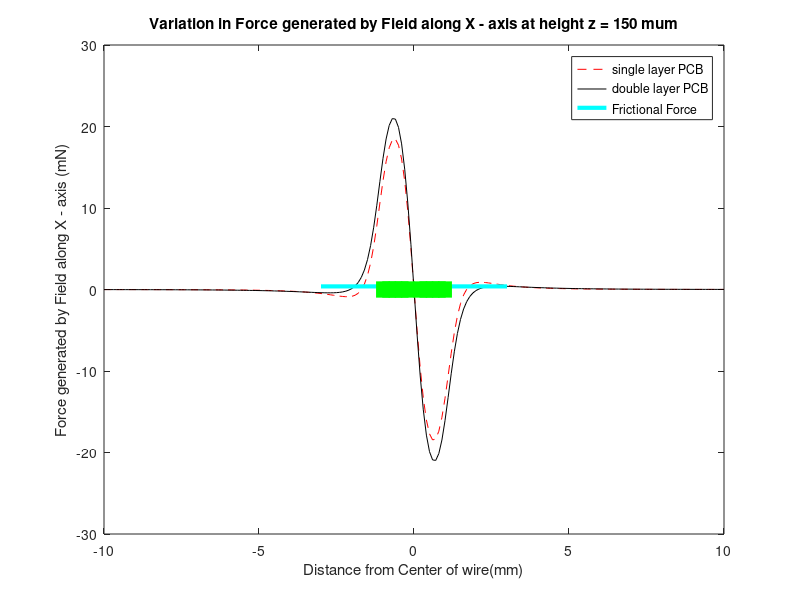

Here is the MATLAB script that generated this plot:
clear;
clc;
% Analysing field along a single wire...
% Constants 
I = -.2;       %Current flowing in the wire
g = 200e-6;     %Coil spacing
m0 = 4*pi*1e-7;
c = -10000e-6:100e-6:10000e-6;
z = 150e-6; %0.15mm
y = 0;
radius = 2e-3;%m
height = 1e-3;%m
Magentization = 1.45; %T
vol_cy = pi*radius^2*height; %If Object is Cylinder, vol in m^3
vol_sp = (4/3)*(pi * radius^3); %If Object is Sphere, vol in m^3
density = 7300; %kg/m^3 or 7.3 gm/cc for NdFeB 
mass_cy = density * vol_cy; %kg
mass_sp = density * vol_sp; %kg
gravity = 9.8 ; %m/s^2
Coeff_of_Fric = 0.424;
Force_cy = Coeff_of_Fric * mass_cy * gravity; %N
Force_sp = Coeff_of_Fric * mass_sp * gravity; %N
k = 0.4e-3;
%--------%--------%--------%--------%--------%--------%--------%----------
% Line along Y - axis
%-%--------%--------%--------%--------%--------%--------%--------%--------
y1_1 = -0.6e-3;
y2_1 = 0.6e-3;
a_xp_1 = g;  
a_xn_1 = -g;
[X,Z] = meshgrid(c);


k_yp = 1./(4*pi*((a_xp_1-X).^2+Z.^2));
k_1yp = (y2_1-y)./((y2_1-y)^2+(a_xp_1-X).^2+Z.^2).^0.5;
k_2yp = (y1_1-y)./((y1_1-y)^2+(a_xp_1-X).^2+Z.^2).^0.5;

k_1yp_3 = (y2_1-y)./((y2_1-y)^2+(a_xp_1-X).^2+Z.^2).^1.5;
k_2yp_3 = (y1_1-y)./((y1_1-y)^2+(a_xp_1-X).^2+Z.^2).^1.5;

Bx_yp_1 = -(Z.*k_yp.*(k_1yp - k_2yp))*I*m0;
By_yp_1 = m0*zeros(size(X,1),size(Z,1));
Bz_yp_1 = (-(a_xp_1-X).*k_yp.*(k_1yp - k_2yp))*I*m0;

k_yn_1 = 1./(4*pi*((a_xn_1-X).^2+Z.^2));
k_1yn_1 = (y2_1-y)./((y2_1-y)^2+(a_xn_1-X).^2+Z.^2).^0.5;
k_2yn_1 = (y1_1-y)./((y1_1-y)^2+(a_xn_1-X).^2+Z.^2).^0.5;

Bx_yn_1 = (Z.*k_yn_1.*(k_1yn_1 - k_2yn_1))*I*m0;
By_yn_1 = m0*zeros(size(X,1),size(Z,1));
Bz_yn_1 = ((a_xn_1-X).*k_yn_1.*(k_1yn_1 - k_2yn_1))*I*m0;

[df_xx,df_xz] = gradient(Bx_yp_1,25e-6); %[dBx/dx, dBx/dz]

[df_xx_n,df_xz_n] = gradient(Bx_yn_1,25e-6); %[dBx/dx, dBx/dz]

%--------%--------%--------%--------%--------%--------%--------%----------
% Line along X - axis
%-%--------%--------%--------%--------%a--------%--------%--------%--------

[Y,Z] = meshgrid(c);
x1_1 = -0.6e-3;
x2_1 = 0.6e-3;
a_yp_1 = g;          %Distance of coil from (0,0)
x = 0;
coil_length_x_1 = x2_1 - x1_1;
k_p_1 = 1./(4*pi*((a_yp_1-Y).^2+Z.^2));
k_1xp_1 = (x2_1-x)./((x2_1-x).^2+(a_yp_1-Y).^2+Z.^2).^0.5;
k_2xp_1 = (x1_1-x)./((x1_1-x).^2+(a_yp_1-Y).^2+Z.^2).^0.5;

Bx_xp_1 = m0*zeros(size(Y,1),size(Z,1));
By_xp_1 = (-Z.*k_p_1.*(k_1xp_1 - k_2xp_1))*I*m0;
Bz_xp_1 = (-(a_yp_1-Y).*k_p_1.*(k_1xp_1 - k_2xp_1))*I*m0;

a_yn_1 = -g;
k_n_1 = 1./(4*pi*((a_yn_1-Y).^2+Z.^2));
k_1xn_1 = (x2_1-x)./((x2_1-x).^2+(a_yn_1-Y).^2+Z.^2).^0.5;
k_2xn_1 = (x1_1-x)./((x1_1-x).^2+(a_yn_1-Y).^2+Z.^2).^0.5;

Bx_xn_1 = m0*zeros(size(Y,1),size(Z,1));
By_xn_1 = (Z.*k_n_1.*(k_1xn_1 - k_2xn_1))*I*m0;
Bz_xn_1 = ((a_yn_1-Y).*k_n_1.*(k_1xn_1 - k_2xn_1))*I*m0;

[dBy_1_dy,dBy_1_dz] = gradient(By_xp_1,25e-6);

[dBy_1_dyn,dBy_1_dzn] = gradient(By_xn_1,25e-6);

%--------%--------%--------%--------%--------%--------%--------%----------
% Coil 2
%-%--------%--------%--------%--------%--------%--------%--------%--------

y1_2 = y1_1 - k;
y2_2 = y2_1 + k;
a_xp_2 = 2 * g;          %Distance of coil from (0,0)
a_xn_2 = - 2*g;
coil_length_y_2 = y2_2 - y1_2;
[X,Z] = meshgrid(c);


k_yp = 1./(4*pi*((a_xp_2-X).^2+Z.^2));
k_1yp = (y2_2-y)./((y2_2-y)^2+(a_xp_2-X).^2+Z.^2).^0.5;
k_2yp = (y1_2-y)./((y1_2-y)^2+(a_xp_2-X).^2+Z.^2).^0.5;

% k_1yp_3 = (y2_2-y)./((y2_2-y)^2+(a_xp_2-X).^2+Z.^2).^1.5;
% k_2yp_3 = (y1_2-y)./((y1_2-y)^2+(a_xp_2-X).^2+Z.^2).^1.5;

Bx_yp_2 = -(Z.*k_yp.*(k_1yp - k_2yp))*I*m0;
By_yp_2 = m0*zeros(size(X,1),size(Z,1));
Bz_yp_2 = (-(a_xp_2-X).*k_yp.*(k_1yp - k_2yp))*I*m0;

k_yn_2 = 1./(4*pi*((a_xn_2-X).^2+Z.^2));
k_1yn_2 = (y2_2-y)./((y2_2-y)^2+(a_xn_2-X).^2+Z.^2).^0.5;
k_2yn_2 = (y1_2-y)./((y1_2-y)^2+(a_xn_2-X).^2+Z.^2).^0.5;

Bx_yn_2 = (Z.*k_yn_2.*(k_1yn_2 - k_2yn_2))*I*m0;
By_yn_2 = m0*zeros(size(X,1),size(Z,1));
Bz_yn_2 = ((a_xn_2-X).*k_yn_2.*(k_1yn_2 - k_2yn_2))*I*m0;

[df_xx_2,df_xz_2] = gradient(Bx_yp_2,25e-6); %[dBx/dx, dBx/dz]

[df_xx_2_n,df_xz_2_n] = gradient(Bx_yn_2,25e-6); %[dBx/dx, dBx/dz]


% Line along X - axis
%-%--------%--------%--------%--------%a--------%--------%--------%--------
x1_2 = -0.6e-3 - k;
x2_2 = 0.6e-3 + k;
a_yp_2 = 2 * g;          %Distance of coil from (0,0)
x = 0;
coil_length_x_2 = x2_2 - x1_2;
k_p_2 = 1./(4*pi*((a_yp_2-Y).^2+Z.^2));
k_1xp_2 = (x2_2-x)./((x2_2-x).^2+(a_yp_2-Y).^2+Z.^2).^0.5;
k_2xp_2 = (x1_2-x)./((x1_2-x).^2+(a_yp_2-Y).^2+Z.^2).^0.5;

Bx_xp_2 = m0*zeros(size(Y,1),size(Z,1));
By_xp_2 = (-Z.*k_p_2.*(k_1xp_2 - k_2xp_2))*I*m0;
Bz_xp_2 = (-(a_yp_2-Y).*k_p_2.*(k_1xp_2 - k_2xp_2))*I*m0;

a_yn_2 = -2 * g;
k_n_2 = 1./(4*pi*((a_yn_2-Y).^2+Z.^2));
k_1xn_2 = (x2_2-x)./((x2_2-x).^2+(a_yn_2-Y).^2+Z.^2).^0.5;
k_2xn_2 = (x1_2-x)./((x1_2-x).^2+(a_yn_2-Y).^2+Z.^2).^0.5;

Bx_xn_2 = m0*zeros(size(Y,1),size(Z,1));
By_xn_2 = (Z.*k_n_2.*(k_1xn_2 - k_2xn_2))*I*m0;
Bz_xn_2 = ((a_yn_2-Y).*k_n_2.*(k_1xn_2 - k_2xn_2))*I*m0;

[dBy_1_dy_2,dBy_1_dz_2] = gradient(By_xp_2,25e-6);

[dBy_1_dy_2n,dBy_1_dz_2n] = gradient(By_xn_2,25e-6);

%--------%--------%--------%--------%--------%--------%--------%----------
% Coil 3
%-%--------%--------%--------%--------%--------%--------%--------%--------

y1_3 = y1_2 - k;
y2_3 = y2_2 + k;
a_xp_3 = 3 * g;          %Distance of coil from (0,0)
a_xn_3 = - 3*g;
coil_length_y_3 = y2_3 - y1_3;
[X,Z] = meshgrid(c);


k_yp = 1./(4*pi*((a_xp_3-X).^2+Z.^2));
k_1yp = (y2_3-y)./((y2_3-y)^2+(a_xp_3-X).^2+Z.^2).^0.5;
k_2yp = (y1_3-y)./((y1_3-y)^2+(a_xp_3-X).^2+Z.^2).^0.5;

k_1yp_3 = (y2_3-y)./((y2_3-y)^2+(a_xp_3-X).^2+Z.^2).^1.5;
k_2yp_3 = (y1_3-y)./((y1_3-y)^2+(a_xp_3-X).^2+Z.^2).^1.5;

Bx_yp_3 = -(Z.*k_yp.*(k_1yp - k_2yp))*I*m0;
By_yp_3 = m0*zeros(size(X,1),size(Z,1));
Bz_yp_3 = (-(a_xp_3-X).*k_yp.*(k_1yp - k_2yp))*I*m0;

k_yn_3 = 1./(4*pi*((a_xn_3-X).^2+Z.^2));
k_1yn_3 = (y2_3-y)./((y2_3-y)^2+(a_xn_3-X).^2+Z.^2).^0.5;
k_2yn_3 = (y1_3-y)./((y1_3-y)^2+(a_xn_3-X).^2+Z.^2).^0.5;

Bx_yn_3 = (Z.*k_yn_3.*(k_1yn_3 - k_2yn_3))*I*m0;
By_yn_3 = m0*zeros(size(X,1),size(Z,1));
Bz_yn_3 = ((a_xn_3-X).*k_yn_3.*(k_1yn_3 - k_2yn_3))*I*m0;

[df_xx_3,df_xz_3] = gradient(Bx_yp_3,25e-6); %[dBx/dx, dBx/dz]

[df_xx_3_n,df_xz_3_n] = gradient(Bx_yn_3,25e-6); %[dBx/dx, dBx/dz]


% Line along X - axis
%-%--------%--------%--------%--------%a--------%--------%--------%--------
x1_3 = x1_2 - k;
x2_3 = x2_2 + k;
a_yp_3 = 3 * g;          %Distance of coil from (0,0)
x = 0;
coil_length_x_3 = x2_3 - x1_3;
k_p_3 = 1./(4*pi*((a_yp_3-Y).^2+Z.^2));
k_1xp_3 = (x2_3-x)./((x2_3-x).^2+(a_yp_3-Y).^2+Z.^2).^0.5;
k_2xp_3 = (x1_3-x)./((x1_3-x).^2+(a_yp_3-Y).^2+Z.^2).^0.5;

Bx_xp_3 = m0*zeros(size(Y,1),size(Z,1));
By_xp_3 = (-Z.*k_p_3.*(k_1xp_3 - k_2xp_3))*I*m0;
Bz_xp_3 = (-(a_yp_3-Y).*k_p_3.*(k_1xp_3 - k_2xp_3))*I*m0;

a_yn_3 = -3 * g;
k_n_3 = 1./(4*pi*((a_yn_3-Y).^2+Z.^2));
k_1xn_3 = (x2_3-x)./((x2_3-x).^2+(a_yn_3-Y).^2+Z.^2).^0.5;
k_2xn_3 = (x1_3-x)./((x1_3-x).^2+(a_yn_3-Y).^2+Z.^2).^0.5;

Bx_xn_3 = m0*zeros(size(Y,1),size(Z,1));
By_xn_3 = (Z.*k_n_3.*(k_1xn_3 - k_2xn_3))*I*m0;
Bz_xn_3 = ((a_yn_3-Y).*k_n_3.*(k_1xn_3 - k_2xn_3))*I*m0;

[dBy_1_dy_3,dBy_1_dz_3] = gradient(By_xp_3,25e-6);

[dBy_1_dy_3n,dBy_1_dz_3n] = gradient(By_xn_3,25e-6);

%--------%--------%--------%--------%--------%--------%--------%----------
% Coil 4
%-%--------%--------%--------%--------%--------%--------%--------%--------

y1_4 = y1_3 - k;
y2_4 = y2_3 + k;
a_xp_4 = 4 * g;          %Distance of coil from (0,0)
a_xn_4 = - 4*g;
coil_length_y_4 = y2_4 - y1_4;
[X,Z] = meshgrid(c);


k_yp = 1./(4*pi*((a_xp_4-X).^2+Z.^2));
k_1yp = (y2_4-y)./((y2_4-y)^2+(a_xp_4-X).^2+Z.^2).^0.5;
k_2yp = (y1_4-y)./((y1_4-y)^2+(a_xp_4-X).^2+Z.^2).^0.5;

k_1yp_4 = (y2_4-y)./((y2_4-y)^2+(a_xp_4-X).^2+Z.^2).^1.5;
k_2yp_4 = (y1_4-y)./((y1_4-y)^2+(a_xp_4-X).^2+Z.^2).^1.5;

Bx_yp_4 = -(Z.*k_yp.*(k_1yp - k_2yp))*I*m0;
By_yp_4 = m0*zeros(size(X,1),size(Z,1));
Bz_yp_4 = (-(a_xp_4-X).*k_yp.*(k_1yp - k_2yp))*I*m0;

k_yn_4 = 1./(4*pi*((a_xn_4-X).^2+Z.^2));
k_1yn_4 = (y2_4-y)./((y2_4-y)^2+(a_xn_4-X).^2+Z.^2).^0.5;
k_2yn_4 = (y1_4-y)./((y1_4-y)^2+(a_xn_4-X).^2+Z.^2).^0.5;

Bx_yn_4 = (Z.*k_yn_4.*(k_1yn_4 - k_2yn_4))*I*m0;
By_yn_4 = m0*zeros(size(X,1),size(Z,1));
Bz_yn_4 = ((a_xn_4-X).*k_yn_4.*(k_1yn_4 - k_2yn_4))*I*m0;

[df_xx_4,df_xz_4] = gradient(Bx_yp_4,25e-6); %[dBx/dx, dBx/dz]

[df_xx_4_n,df_xz_4_n] = gradient(Bx_yn_4,25e-6); %[dBx/dx, dBx/dz]


% Line along X - axis
%-%--------%--------%--------%--------%a--------%--------%--------%--------
x1_4 = x1_3 - k;
x2_4 = x2_3 + k;
a_yp_4 = 4 * g;          %Distance of coil from (0,0)
x = 0;
coil_length_x_4 = x2_4 - x1_4;
k_p_4 = 1./(4*pi*((a_yp_4-Y).^2+Z.^2));
k_1xp_4 = (x2_4-x)./((x2_4-x).^2+(a_yp_4-Y).^2+Z.^2).^0.5;
k_2xp_4 = (x1_4-x)./((x1_4-x).^2+(a_yp_4-Y).^2+Z.^2).^0.5;

Bx_xp_4 = m0*zeros(size(Y,1),size(Z,1));
By_xp_4 = (-Z.*k_p_4.*(k_1xp_4 - k_2xp_4))*I*m0;
Bz_xp_4 = (-(a_yp_4-Y).*k_p_4.*(k_1xp_4 - k_2xp_4))*I*m0;

a_yn_4 = -4 * g;
k_n_4 = 1./(4*pi*((a_yn_4-Y).^2+Z.^2));
k_1xn_4 = (x2_4-x)./((x2_4-x).^2+(a_yn_4-Y).^2+Z.^2).^0.5;
k_2xn_4 = (x1_4-x)./((x1_4-x).^2+(a_yn_4-Y).^2+Z.^2).^0.5;

Bx_xn_4 = m0*zeros(size(Y,1),size(Z,1));
By_xn_4 = (Z.*k_n_4.*(k_1xn_4 - k_2xn_4))*I*m0;
Bz_xn_4 = ((a_yn_4-Y).*k_n_4.*(k_1xn_4 - k_2xn_4))*I*m0;

[dBy_1_dy_4,dBy_1_dz_4] = gradient(By_xp_4,25e-6);

[dBy_1_dy_4n,dBy_1_dz_4n] = gradient(By_xn_4,25e-6);



%--------%--------%--------%--------%--------%--------%--------%----------
% Coil 5
%-%--------%--------%--------%--------%--------%--------%--------%--------

y1_5 = y1_4 - k;
y2_5 = y2_4 + k;
a_xp_5 = 5 * g;          %Distance of coil from (0,0)
a_xn_5 = - 5*g;
coil_length_y_5 = y2_5 - y1_5;
[X,Z] = meshgrid(c);


k_yp = 1./(4*pi*((a_xp_5-X).^2+Z.^2));
k_1yp = (y2_5-y)./((y2_5-y)^2+(a_xp_5-X).^2+Z.^2).^0.5;
k_2yp = (y1_5-y)./((y1_5-y)^2+(a_xp_5-X).^2+Z.^2).^0.5;

k_1yp_5 = (y2_5-y)./((y2_5-y)^2+(a_xp_5-X).^2+Z.^2).^1.5;
k_2yp_5 = (y1_5-y)./((y1_5-y)^2+(a_xp_5-X).^2+Z.^2).^1.5;

Bx_yp_5 = -(Z.*k_yp.*(k_1yp - k_2yp))*I*m0;
By_yp_5 = m0*zeros(size(X,1),size(Z,1));
Bz_yp_5 = (-(a_xp_5-X).*k_yp.*(k_1yp - k_2yp))*I*m0;

k_yn_5 = 1./(4*pi*((a_xn_5-X).^2+Z.^2));
k_1yn_5 = (y2_5-y)./((y2_5-y)^2+(a_xn_5-X).^2+Z.^2).^0.5;
k_2yn_5 = (y1_5-y)./((y1_5-y)^2+(a_xn_5-X).^2+Z.^2).^0.5;

Bx_yn_5 = (Z.*k_yn_5.*(k_1yn_5 - k_2yn_5))*I*m0;
By_yn_5 = m0*zeros(size(X,1),size(Z,1));
Bz_yn_5 = ((a_xn_5-X).*k_yn_5.*(k_1yn_5 - k_2yn_5))*I*m0;

[df_xx_5,df_xz_5] = gradient(Bx_yp_5,25e-6); %[dBx/dx, dBx/dz]

[df_xx_5_n,df_xz_5_n] = gradient(Bx_yn_5,25e-6); %[dBx/dx, dBx/dz]


% Line along X - axis
%-%--------%--------%--------%--------%a--------%--------%--------%--------
x1_5 = x1_4 - k;
x2_5 = x2_4 + k;
a_yp_5 = 5 * g;          %Distance of coil from (0,0)
a_yn_5 = -5 * g;
x = 0;
coil_length_x_5 = x2_5 - x1_5;
k_p_5 = 1./(4*pi*((a_yp_5-Y).^2+Z.^2));
k_1xp_5 = (x2_5-x)./((x2_5-x).^2+(a_yp_5-Y).^2+Z.^2).^0.5;
k_2xp_5 = (x1_5-x)./((x1_5-x).^2+(a_yp_5-Y).^2+Z.^2).^0.5;

Bx_xp_5 = m0*zeros(size(Y,1),size(Z,1));
By_xp_5 = (-Z.*k_p_5.*(k_1xp_5 - k_2xp_5))*I*m0;
Bz_xp_5 = (-(a_yp_5-Y).*k_p_5.*(k_1xp_5 - k_2xp_5))*I*m0;


k_n_5 = 1./(4*pi*((a_yn_5-Y).^2+Z.^2));
k_1xn_5 = (x2_5-x)./((x2_5-x).^2+(a_yn_5-Y).^2+Z.^2).^0.5;
k_2xn_5 = (x1_5-x)./((x1_5-x).^2+(a_yn_5-Y).^2+Z.^2).^0.5;

Bx_xn_5 = m0*zeros(size(Y,1),size(Z,1));
By_xn_5 = (Z.*k_n_5.*(k_1xn_5 - k_2xn_5))*I*m0;
Bz_xn_5 = ((a_yn_5-Y).*k_n_5.*(k_1xn_5 - k_2xn_5))*I*m0;

[dBy_1_dy_5,dBy_1_dz_5] = gradient(By_xp_5,25e-6);

[dBy_1_dy_5n,dBy_1_dz_5n] = gradient(By_xn_5,25e-6);

%--------%--------%--------%--------%--------%--------%--------%----------
% Force along X - axis
%-%--------%--------%--------%--------%--------%--------%--------%--------
F_xx_1 = vol_cy * Magentization* (df_xx + df_xx_n)/m0;
F_xx_2 = vol_cy * Magentization* (df_xx + df_xx_n + df_xx_2_n + df_xx_2)/m0;
F_xx_3 = vol_cy * Magentization* (df_xx + df_xx_n + df_xx_2_n + df_xx_2 + df_xx_3 + df_xx_3_n )/m0;
F_xx_4 = vol_cy * Magentization* (df_xx + df_xx_n + df_xx_2_n + df_xx_2 + df_xx_3 + df_xx_3_n + df_xx_4 + df_xx_4_n)/m0;
F_xx_5 = vol_cy * Magentization* (df_xx + df_xx_n + df_xx_2_n + df_xx_2 + df_xx_3 + df_xx_3_n + df_xx_4 + df_xx_4_n + df_xx_5 + df_xx_5_n)/m0;

F_xz_1 = vol_cy * Magentization* (df_xz + df_xz_n )/m0;
F_xz_2 = vol_cy * Magentization* (df_xz + df_xz_n + df_xz_2_n + df_xz_2)/m0;
F_xz_3 = vol_cy * Magentization* (df_xz + df_xz_n + df_xz_2_n + df_xz_2 + df_xz_3 + df_xz_3_n )/m0;
F_xz_4 = vol_cy * Magentization* (df_xz + df_xz_n + df_xz_2_n + df_xz_2 + df_xz_3 + df_xz_3_n + df_xz_4 + df_xz_4_n)/m0;  
F_xz_5 = vol_cy * Magentization* (df_xz + df_xz_n + df_xz_2_n + df_xz_2 + df_xz_3 + df_xz_3_n + df_xz_4 + df_xz_4_n + df_xz_5 + df_xz_5_n)/m0;  
%--------%--------%--------%--------%--------%--------%--------%----------
% Force along Y - axis
%-%--------%--------%--------%--------%--------%--------%--------%--------

F_yy_1 = vol_cy * Magentization* (dBy_1_dy + dBy_1_dyn)/m0;
F_yy_2 = vol_cy * Magentization* (dBy_1_dy + dBy_1_dyn + dBy_1_dy_2 + dBy_1_dy_2n)/m0;
F_yy_3 = vol_cy * Magentization* (dBy_1_dy + dBy_1_dyn + dBy_1_dy_2 + dBy_1_dy_2n + dBy_1_dy_3 + dBy_1_dy_3n)/m0;
F_yy_4 = vol_cy * Magentization* (dBy_1_dy + dBy_1_dyn + dBy_1_dy_2 + dBy_1_dy_2n + dBy_1_dy_3 + dBy_1_dy_3n + dBy_1_dy_4 + dBy_1_dy_4n)/m0;
F_yy_5 = vol_cy * Magentization* (dBy_1_dy + dBy_1_dyn + dBy_1_dy_2 + dBy_1_dy_2n + dBy_1_dy_3 + dBy_1_dy_3n + dBy_1_dy_4 + dBy_1_dy_4n + dBy_1_dy_5 + dBy_1_dy_5n)/m0; 

F_yz_1 = vol_cy * Magentization* (dBy_1_dz + dBy_1_dzn)/m0;
F_yz_2 = vol_cy * Magentization* (dBy_1_dz + dBy_1_dzn + dBy_1_dz_2 + dBy_1_dz_2n)/m0;
F_yz_3 = vol_cy * Magentization* (dBy_1_dz + dBy_1_dzn + dBy_1_dz_2 + dBy_1_dz_2n + dBy_1_dz_3 + dBy_1_dz_3n)/m0;
F_yz_4 = vol_cy * Magentization* (dBy_1_dz + dBy_1_dzn + dBy_1_dz_2 + dBy_1_dz_2n + dBy_1_dz_3 + dBy_1_dz_3n + dBy_1_dz_4 + dBy_1_dz_4n)/m0;
F_yz_5 = vol_cy * Magentization* (dBy_1_dz + dBy_1_dzn + dBy_1_dz_2 + dBy_1_dz_2n + dBy_1_dz_3 + dBy_1_dz_3n + dBy_1_dz_4 + dBy_1_dz_4n + dBy_1_dz_5 + dBy_1_dz_5n)/m0;
%--------%--------%--------%--------%--------%--------%--------%----------
% Multi-Layer: Considering 2 layers and height difference - .3mm
%-%--------%--------%--------%--------%--------%--------%--------%--------
height_from_layer_1 = 108;
height_from_layer_2 = 118;
F_2_layer = F_yz_5(height_from_layer_2,:) + F_yz_5(height_from_layer_1,:);
%--------%--------%--------%--------%--------%--------%--------%----------
% Plotting "Force generated by Field along X - axis (N)"
%-%--------%--------%--------%--------%--------%--------%--------%--------
p = 108;     %also works for a height of 1mm when we put p = 1
figure
plot(c*1000,F_xz_5(p,:)*1000,'--r')
hold on
% plot(c,F_xx_1(p,:), '--b') 
% plot(c,F_xx_2(p,:),'--b', 'LineWidth',1)
% plot(c,F_xx_3(p,:),'--b', 'LineWidth',2)
% plot(c,F_xx_4(p,:),'--b', 'LineWidth',3)
% plot(c,F_xx_5(p,:),'--b', 'LineWidth',4)
% plot(c,F_xz_2(p,:),'g')
% plot(c,F_xz_3(p,:),'-k')
% plot(c,F_xz_4(p,:),'.-b')
% plot(c,F_xz_5(p,:),':m')
plot(c*1000,F_2_layer*1000,'k')
line([-3e-3*1000 3e-3*1000],[Force_cy*1000 Force_cy*1000],'linewidth',3,'color','cyan')
line([a_yn_1*1000 a_yn_1*1000],[-1 1],'linewidth',10,'color','g');
line([a_yp_1*1000,a_yp_1*1000],[-1 1],'linewidth',10,'color','g');
line([a_xn_2*1000 a_xn_2*1000],[-1 1],'linewidth',10,'color','g');
line([a_xp_2*1000,a_xp_2*1000],[-1 1],'linewidth',10,'color','g');
line([a_yn_3*1000 a_yn_3*1000],[-1 1],'linewidth',10,'color','g');
line([a_yp_3*1000,a_yp_3*1000],[-1 1],'linewidth',10,'color','g');
line([a_yn_4*1000 a_yn_4*1000],[-1 1],'linewidth',10,'color','g');
line([a_yp_4*1000,a_yp_4*1000],[-1 1],'linewidth',10,'color','g');
line([a_yn_5*1000 a_yn_5*1000],[-1 1],'linewidth',10,'color','g');
line([a_yp_5*1000,a_yp_5*1000],[-1 1],'linewidth',10,'color','g');
legend('single layer PCB', 'double layer PCB', 'Frictional Force')
% legend('F_xx_1', 'F_xz_1', 'F_xx_2', 'F_xz_2')
xlabel("Distance from Center of wire(mm)")
ylabel("Force generated by Field along X - axis (mN)")
title("Variation in Force generated by Field along X - axis at height z = 150 \mum")
hold off
%--------%--------%--------%--------%--------%--------%--------%----------
% Plotting "Force generated by Field along Y - axis (N)"
%-%--------%--------%--------%--------%--------%--------%--------%--------
% figure
% plot(c,F_yz_1(p,:),'r')
% hold on
% plot(c,F_yy_1(p,:), '--b') 
% plot(c,F_yy_2(p,:),'--b', 'LineWidth',1)
% plot(c,F_yy_3(p,:),'--b', 'LineWidth',2)
% plot(c,F_yy_4(p,:),'--b', 'LineWidth',3)
% plot(c,F_yy_5(p,:),'--b', 'LineWidth',4)
% plot(c,F_yz_2(p,:),'r', 'LineWidth',1)
% plot(c,F_yz_3(p,:),'r', 'LineWidth',2)
% plot(c,F_yz_4(p,:),'r', 'LineWidth',3)
% plot(c,F_yz_5(p,:),'r', 'LineWidth',4)
% line([a_xn_1 a_xn_1],[-1e-3 1e-3],'linewidth',10,'color','g');
% line([a_xp_1,a_xp_1],[-1e-3 1e-3],'linewidth',10,'color','g');
% line([a_xn_2 a_xn_2],[-1e-3 1e-3],'linewidth',10,'color','g');
% line([a_xp_2,a_xp_2],[-1e-3 1e-3],'linewidth',10,'color','g');
% line([a_yn_3 a_yn_3],[-1e-3 1e-3],'linewidth',10,'color','g');
% line([a_yp_3,a_yp_3],[-1e-3 1e-3],'linewidth',10,'color','g');
% line([a_yn_4 a_yn_4],[-1e-3 1e-3],'linewidth',10,'color','g');
% line([a_yp_4,a_yp_4],[-1e-3 1e-3],'linewidth',10,'color','g');
% line([a_yn_5 a_yn_5],[-1e-3 1e-3],'linewidth',10,'color','g');
% line([a_yp_5,a_yp_5],[-1e-3 1e-3],'linewidth',10,'color','g');
% line([-1e-3 1e-3],[Force_cy Force_cy],'linewidth',3,'color','r')
% legend('F_yz_1', 'F_yz_2', 'F_yz_3', 'F_yz_4', 'F_yz_5')
% legend('F_yy_1', 'F_yz_1', 'F_yy_2', 'F_yz_2')
% xlabel("Distance from Center of wire(m)")
% ylabel("Force generated by Field along X - axis (N)")
% title("Variation in Force generated by Field along Y - axis")
% hold off
